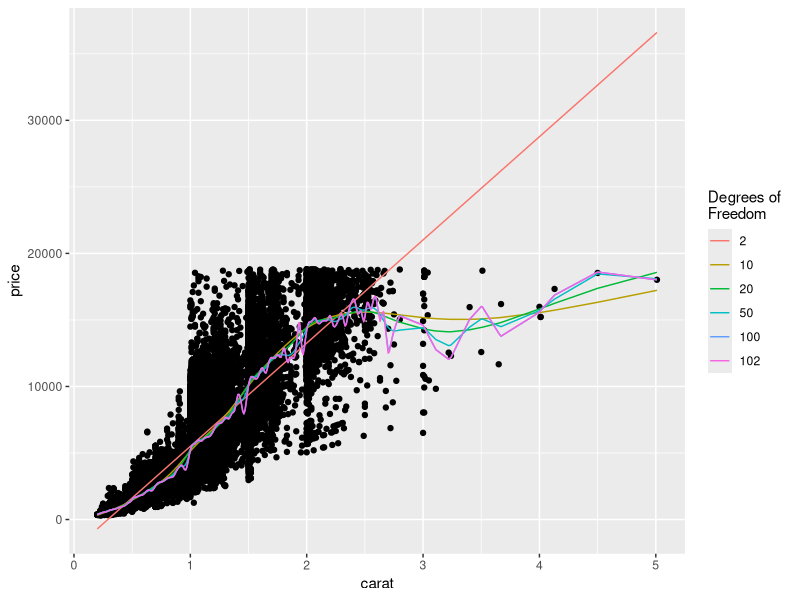
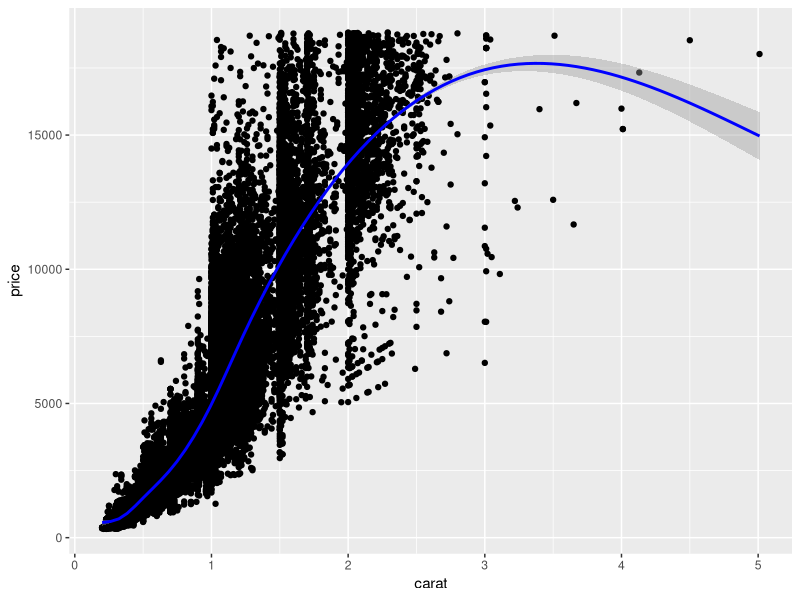
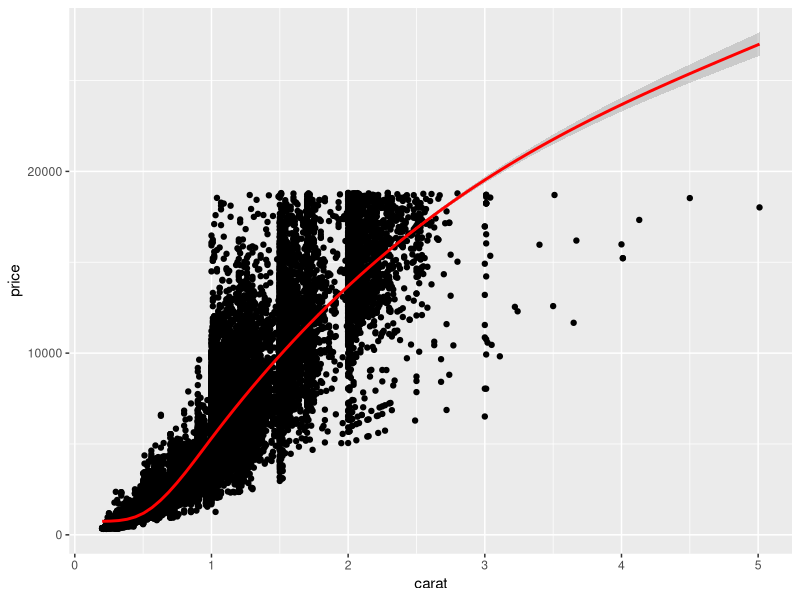

Recreate these plots in R, in order.
require(ggplot2)
data(diamonds)
diaSpline1 <- smooth.spline(x=diamonds$carat, y=diamonds$price)
diaSpline2 <- smooth.spline(x=diamonds$carat, y=diamonds$price, df=2)
diaSpline3 <- smooth.spline(x=diamonds$carat, y=diamonds$price, df=10)
diaSpline4 <- smooth.spline(x=diamonds$carat, y=diamonds$price, df=20)
diaSpline5 <- smooth.spline(x=diamonds$carat, y=diamonds$price, df=50)
diaSpline6 <- smooth.spline(x=diamonds$carat, y=diamonds$price, df=100)

# need helper function to grap the data

get.spline.info <- function(object){
  data.frame(x=object$x, y=object$y, df=object$df)
}

# do this for a dataframe via plyr. ldply goes from list to dataframe
require(plyr)
splineDF <- ldply(list(diaSpline1, diaSpline2, diaSpline3, diaSpline4, diaSpline5, diaSpline6),
                  get.spline.info)
head(splineDF)

g <- ggplot(diamonds, aes(x=carat, y=price)) + geom_point()
g + geom_line(data = splineDF, aes(x=x, y=y, color=factor(round(df,0)), group=df)) + 
  scale_color_discrete("Degrees of \nFreedom")
# All above were smoothing splines

# other kind of splines are natural qubic spline
require(splines)
head(ns(diamonds$carat, df=1))
head(ns(diamonds$carat, df=2))
head(ns(diamonds$carat, df=3))

g + stat_smooth(method = "lm", formula = y ~ ns(x, 6), color = "blue")
g + stat_smooth(method = "lm", formula = y ~ ns(x, 3), color = "red")


